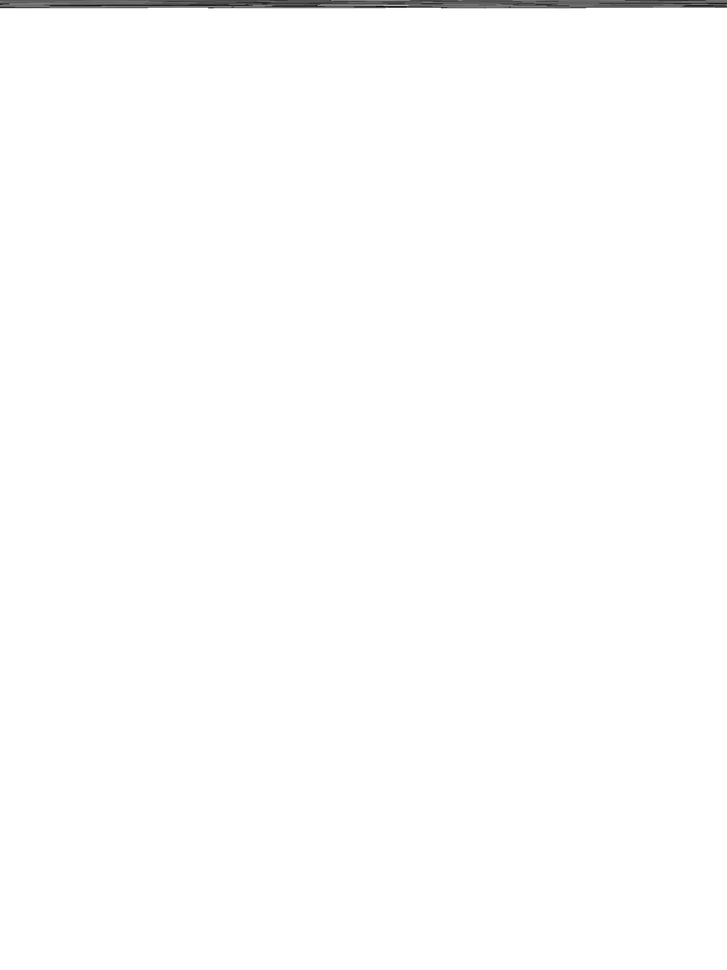
#> input picture archive/experimental/decoded_Page1_MainLayer.png, 727 x 970 px, shrunk from 1404 x 1872 before the run, found by its file name
$ python show_decoded_content.py
#> lines starting #> are read from the running program, lines starting #| are printed output that depends on the picture; after the words box and inside, x2 and y2 are one past the last pixel; in counts of white or black regions, pixels touching at a corner belong together
#!/usr/bin/env python3
"""
Show what we decoded from the handwriting in text format
"""

from PIL import Image
import numpy as np

def show_image_as_text(image_path: str, name: str):
    """Convert image to ASCII art to show content"""
#> called with name = 'Page 1 - Your Handwriting (Decoded)'

    print(f"\n📄 {name}")
    print("=" * 60)

    img = Image.open(image_path)
#> img is the input picture: PIL image 727x970 L; min 12, max 255, mean 253.6
    arr = np.array(img)

    # Find the area with content
    dark_pixels = arr < 200
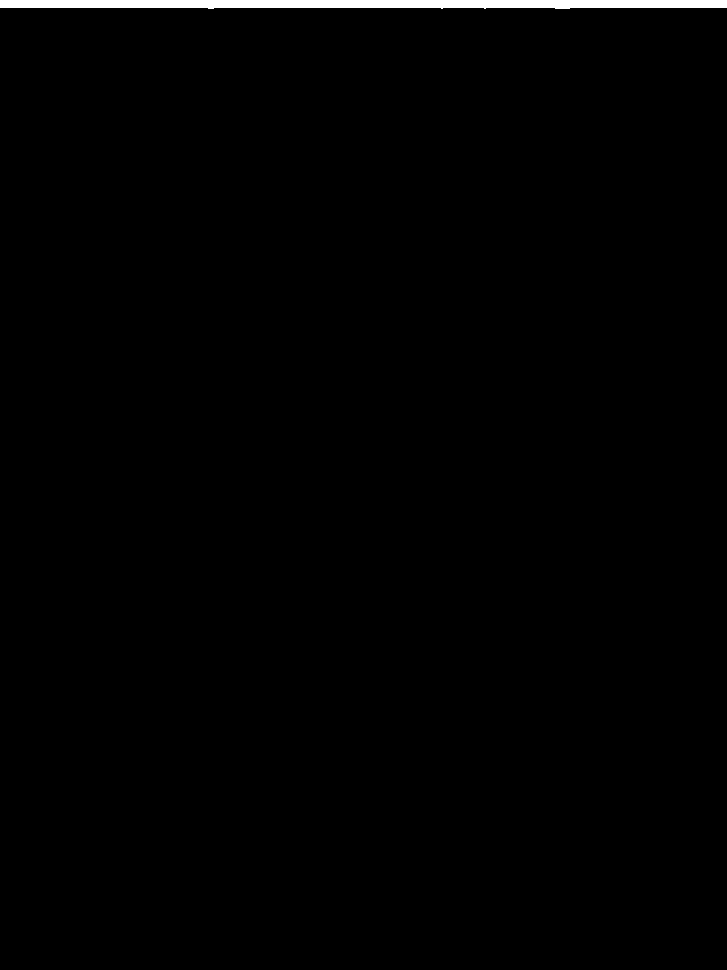
#> dark_pixels: shape (970, 727) bool; 0.83% white; 1 white region, box (x1, y1, x2, y2) and area: (0, 0, 727, 9) 5841
    if not np.any(dark_pixels):
        print("No content found")
        return

    # Find bounding box
    rows_with_content = np.any(dark_pixels, axis=1)
    cols_with_content = np.any(dark_pixels, axis=0)

    min_row = np.where(rows_with_content)[0].min()
#> min_row = 0
    max_row = np.where(rows_with_content)[0].max()
#> max_row = 8
    min_col = np.where(cols_with_content)[0].min()
#> min_col = 0
    max_col = np.where(cols_with_content)[0].max()
#> max_col = 726

    print(f"Content found in area: rows {min_row}-{max_row}, cols {min_col}-{max_col}")
#| Content found in area: rows 0-8, cols 0-726
    print(f"Content size: {max_col-min_col+1} x {max_row-min_row+1} pixels")
#| Content size: 727 x 9 pixels

    # Extract content area
    content_area = arr[min_row:max_row+1, min_col:max_col+1]

    # Show first portion as ASCII
    print("\\nFirst 1000 pixels of content (as ASCII art):")
    print("▓ = dark pixels, ░ = light pixels, · = white")

    # Sample the content to fit in terminal
    sample_height = min(20, content_area.shape[0])
#> sample_height = 9
    sample_width = min(100, content_area.shape[1])
#> sample_width = 100

    step_h = max(1, content_area.shape[0] // sample_height)
#> step_h = 1
    step_w = max(1, content_area.shape[1] // sample_width)
#> step_w = 7

    sampled = content_area[::step_h, ::step_w]

    for row in sampled:
        line = ""
        for pixel in row:
            if pixel < 100:
                line += "▓"  # Very dark
            elif pixel < 180:
                line += "░"  # Medium
            elif pixel < 240:
                line += "·"  # Light
            else:
                line += " "  # White
        print(line)
#> this loop made 9 passes

    # Show pixel value histogram
    unique_vals = np.unique(content_area)
#> unique_vals = 164 values from 12 to 255
    print(f"\\nPixel values in content area: {len(unique_vals)} unique values")
#| \nPixel values in content area: 164 unique values
    print(f"Range: {unique_vals.min()} to {unique_vals.max()}")
#| Range: 12 to 255

    # Show darkest areas more clearly
    very_dark = content_area < 50
    if np.any(very_dark):
        dark_count = np.sum(very_dark)
#> dark_count = 453
        print(f"Very dark pixels (< 50): {dark_count:,}")
#| Very dark pixels (< 50): 453

# Show both pages
show_image_as_text("/home/ed/ghost-writer/decoded_Page1_MainLayer.png", "Page 1 - Your Handwriting (Decoded)")
show_image_as_text("/home/ed/ghost-writer/decoded_Page2_MainLayer.png", "Page 2 - Your Handwriting (Decoded)")
#> call 2 of show_image_as_text, with name = 'Page 2 - Your Handwriting (Decoded)'
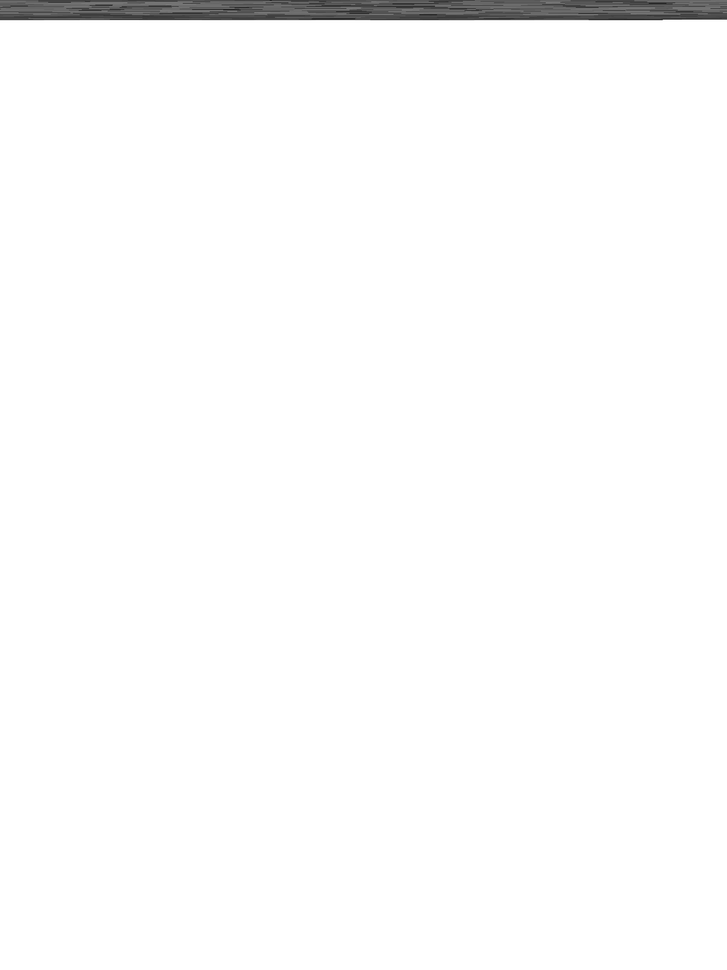
#> input picture archive/experimental/decoded_Page2_MainLayer.png, 727 x 970 px, shrunk from 1404 x 1872 before the run, found by its file name
#> in show_image_as_text, img is the input picture: PIL image 727x970 L; min 33, max 255, mean 251.5
#> in show_image_as_text (call 2), `dark_pixels = arr < 200`:
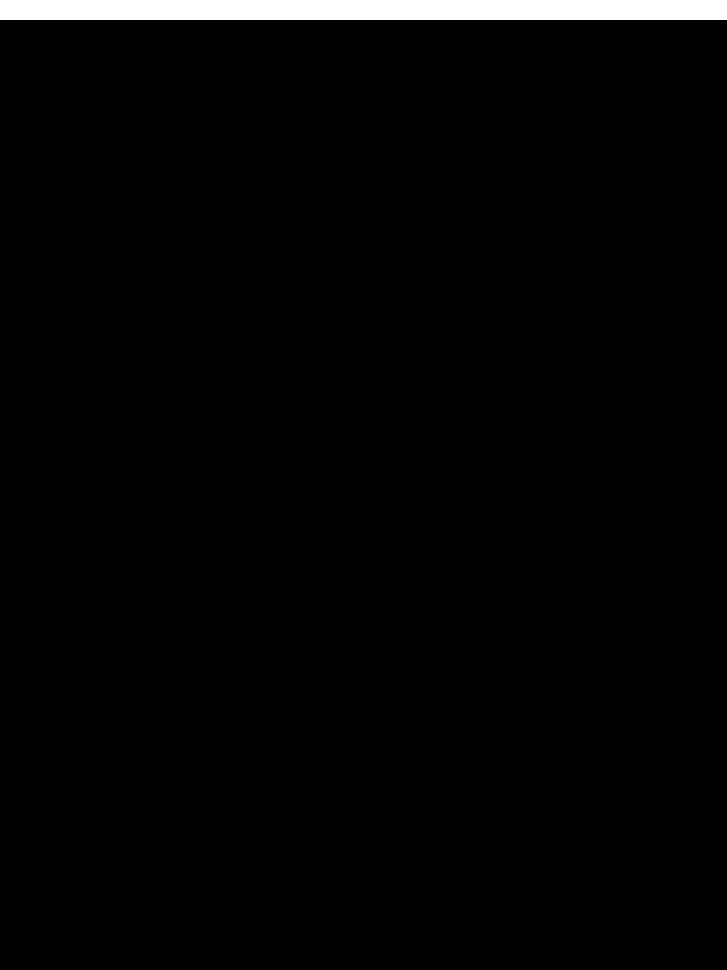
#> dark_pixels: shape (970, 727) bool; 2.1% white; 1 white region, box (x1, y1, x2, y2) and area: (0, 0, 727, 20) 14540
#> in show_image_as_text (call 2), `max_row = np.where(rows_with_content)[0].max()`: max_row = 19
#| Content found in area: rows 0-19, cols 0-726
#| Content size: 727 x 20 pixels
#> in show_image_as_text (call 2), `sampled = content_area[::step_h, ::step_w]`:
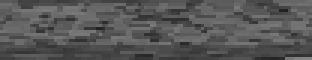
#> sampled: shape (20, 104) (shown 3 times larger); min 33, max 133, mean 86.3
#> the loop in show_image_as_text (call 2), `for row in sampled:` made 20 passes
#> in show_image_as_text (call 2), `unique_vals = np.unique(content_area)`: unique_vals = 98 values from 33 to 133
#| \nPixel values in content area: 98 unique values
#| Range: 33 to 133
#> in show_image_as_text (call 2), `dark_count = np.sum(very_dark)`: dark_count = 302
#| Very dark pixels (< 50): 302
